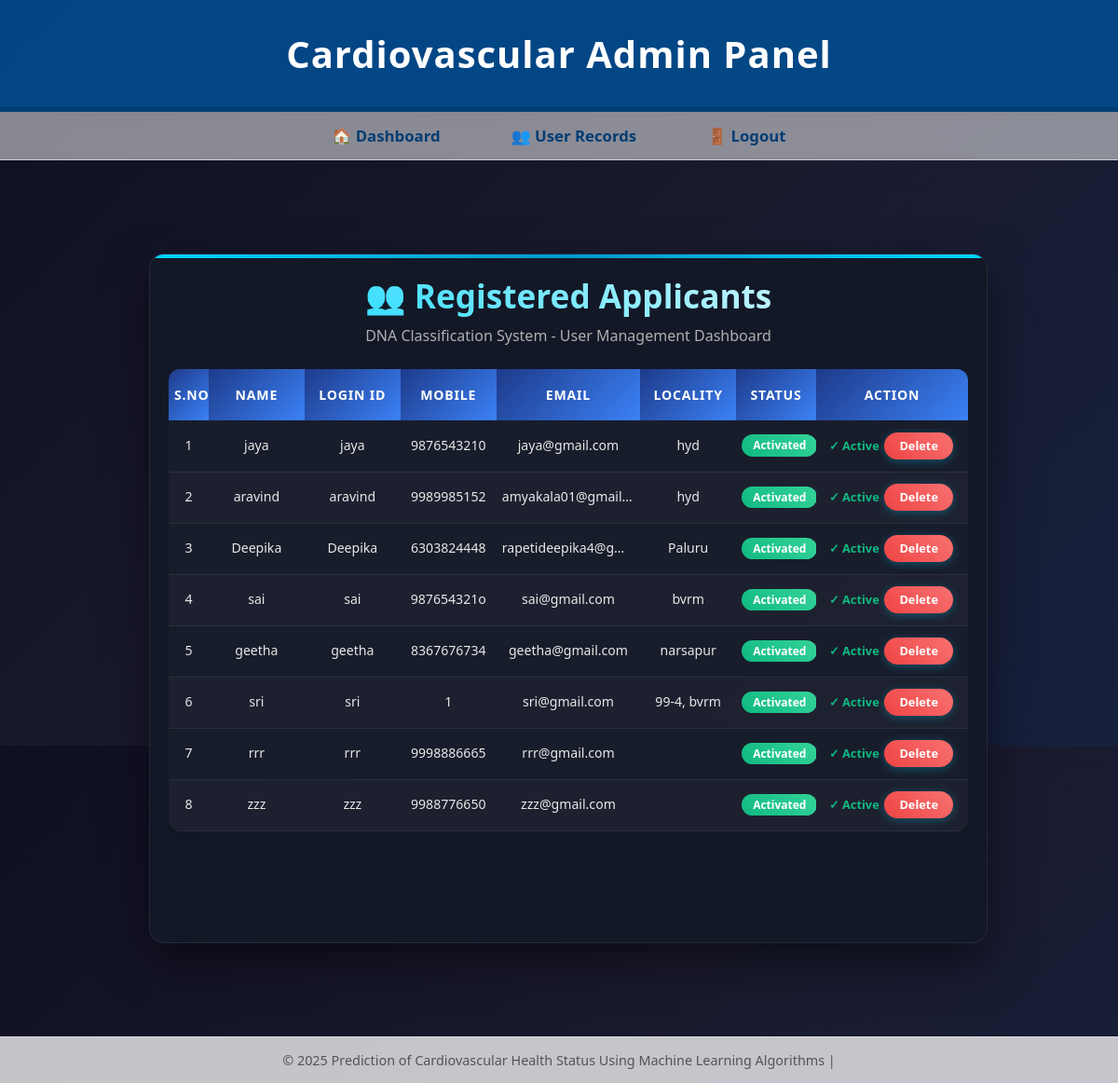
Page /userDetails on the earlier database version.
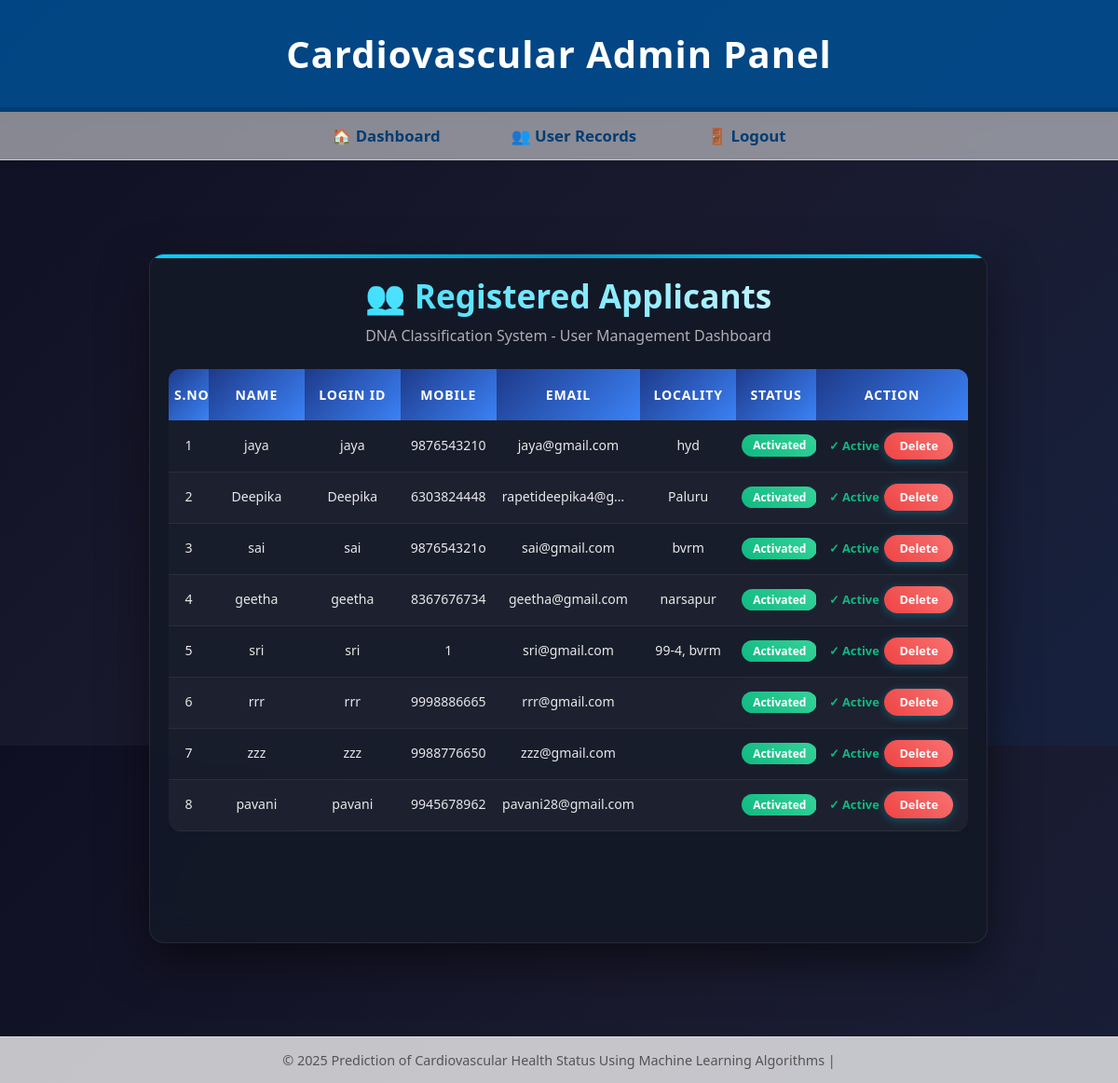
Same page on the later database version.
### users/models.py (models this page shows, shortened)
class UserRegistrationModel(models.Model):
    name = models.CharField(max_length=100)
    loginid = models.CharField(unique=True, max_length=100)
    password = models.CharField(max_length=100)
    mobile = models.CharField(unique=True, max_length=10)  # Adjusted max_length to 10 for mobile numbers
    email = models.EmailField(unique=True, max_length=100)  # Use EmailField for better validation
    locality = models.CharField(max_length=100)
    address = models.TextField(max_length=1000)  # Use TextField for longer addresses
    city = models.CharField(max_length=100)
    state = models.CharField(max_length=100)
    status = models.CharField(max_length=100, default='waiting')
    class Meta:
        db_table = 'user_registrations'

### admins/views.py (the view)
# urls.py: path('userDetails', admins.RegisterUsersView, name='RegisterUsersView'),
def RegisterUsersView(request):
    data = UserRegistrationModel.objects.all()
    return render(request, 'admins/viewregisterusers.html', context={'data': data})

### templates/admins/viewregisterusers.html (shortened to what this page needs)
{% extends 'admins/adminbase.html' %}
{% load static %}
{% block contents %}
<section class="content">
    <div class="container">
        <div class="we-do-details">
            <div class="section-header">
                <h2>👥 Registered Applicants</h2>
                <p>DNA Classification System - User Management Dashboard</p>
            </div>
            <div class="table-wrapper">
                <table>
                    <thead>
                        <tr>
                            <th style="width: 5%;">S.No</th>
                            <th style="width: 12%;">Name</th>
                            <th style="width: 12%;">Login ID</th>
                            <th style="width: 12%;">Mobile</th>
                            <th style="width: 18%;">Email</th>
                            <th style="width: 12%;">Locality</th>
                            <th style="width: 10%;">Status</th>
                            <th style="width: 19%;">Action</th>
                        </tr>
                    </thead>
                    <tbody>
                        {% for i in data %}
                        <tr>
                            <td>{{ forloop.counter }}</td>
                            <td title="{{ i.name }}">{{ i.name }}</td>
                            <td title="{{ i.loginid }}">{{ i.loginid }}</td>
                            <td>{{ i.mobile }}</td>
                            <td title="{{ i.email }}">{{ i.email }}</td>
                            <td>{{ i.locality }}</td>
                            <td>
                                <span class="status-badge {% if i.status == 'waiting' %}status-waiting{% else %}status-active{% endif %}">
                                    {{ i.status|title }}
                                </span>
                            </td>
                            <td>
                                {% if i.status == 'waiting' %}
                                    <a class="btn-link" href="{% url 'activate_users' %}?uid={{ i.id }}">Activate</a>
                                {% else %}
                                    <span style="color: #10b981; font-weight: 700; font-size: 0.8rem;">✓ Active</span>
                                    <a class="btn-link btn-delete" href="{% url 'delete_users' %}?uid={{ i.id }}">Delete</a>
                                {% endif %}
                            </td>
                        </tr>
                        {% endfor %}
                    </tbody>
                </table>
            </div>
        </div>
    </div>
</section>
{% endblock %}

### templates/admins/adminbase.html (shortened to what this page needs)
{% load static %}
<!DOCTYPE html>
<html lang="en">
<head>
</head>
<body>
<header>
    <h1>Cardiovascular Admin Panel
    </h1>
</header>
<nav>
    <ul>
        <li><a href="{% url 'adminhome' %}">🏠 Dashboard</a></li>
        <li><a href="{% url 'RegisterUsersView' %}">👥 User Records</a></li>
        <li><a href="{% url 'index' %}">🚪 Logout</a></li>
    </ul>
</nav>
<main>
    {% block contents %}
    {% endblock %}
</main>
<footer>
    &copy; 2025 Prediction of Cardiovascular Health Status
Using Machine Learning Algorithms |
</footer>
</body>
</html>

Differences in the rows shown:
removed UserRegistrationModel: name "aravind", loginid "aravind", mobile "9989985152", email "amyakala01@gmail…", locality "hyd", status "Activate…"
added UserRegistrationModel: name "pavani", loginid "pavani", mobile "9945678962", email "pavani28@gmail.com", status "Activate…"
